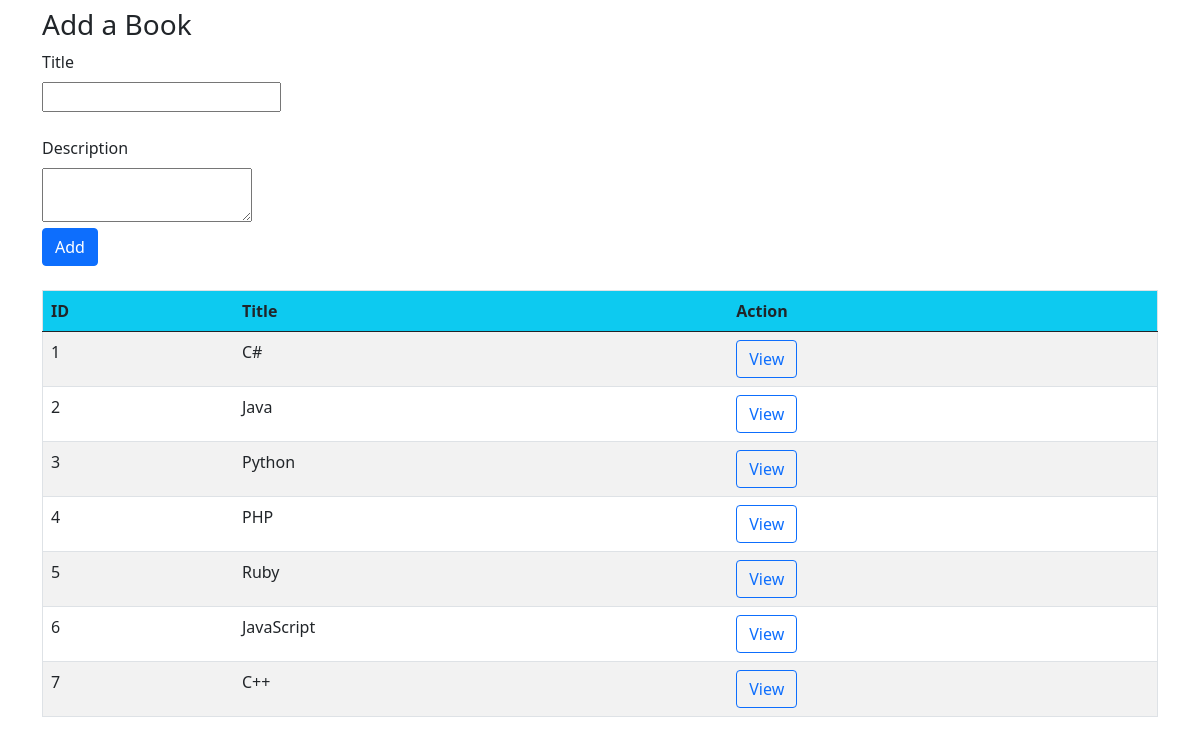
/books, run on the app's committed database.
### books_authors_app/models.py (models this page shows)
class Book(models.Model):
    title = models.CharField(max_length=255)
    desc = models.TextField()
    created_at = models.DateTimeField(auto_now_add=True)
    updated_at = models.DateTimeField(auto_now=True)

### books_authors_app/views.py (the view)
# urls.py: path('books', views.books_index),
def books_index(request):
    context = {
        "headings": ["ID", "Title", "Action"],
        "all_books": Book.objects.all(),
    }
    return render(request, 'books.html', context)

### books_authors_app/templates/books.html (shortened to what this page needs)
<!DOCTYPE html>
<html lang="en">
<head>
    <link href="https://cdn.jsdelivr.net/npm/bootstrap@5.0.0-beta2/dist/css/bootstrap.min.css" rel="stylesheet">
    {% load static %}
    <link rel="stylesheet" href="{% static 'css/style.css' %}">
</head>
<body>
    <div class="container mt-2">
        <h3>Add a Book</h3>
        <form action="/add_book"  method="post" class="form-group">
            <label for="title" class="form-label">Title</label>
            <br>
            <input type="text" name='title'>
            <br><br>
            <label for="description" class="form-label">Description</label>
            <br>
            <textarea class="textarea" name="desc" style="width: 210px"></textarea>
            <br>
            <input type="submit" class="btn btn-primary" value="Add">
        </form>
        <br>
        <table class="table border table-striped">
            <thead>
                <tr>
                    {% for heading in headings %}
                        <th class="bg-info" scope="col">{{heading}}</th>
                    {% endfor %}
                </tr>
            </thead>
            <tbody>
                {% for book in all_books %}
                <tr>
                    <td>{{book.id}}</td>
                    <td>{{book.title}}</td>
                    <td><a class="btn btn-outline-primary" href="/display_books/{{book.id}}">View</a></td>
                </tr>
                {% endfor %}
            </tbody>
        </table>
    </div>
</body>
</html>

### data on the page
Book: id "1", title "C#"
Book: id "2", title "Java"
Book: id "3", title "Python"
Book: id "4", title "PHP"
Book: id "5", title "Ruby"
Book: id "6", title "JavaScript"
Book: id "7", title "C++"

### other printed values
{{ heading }} "ID" "Title" "Action"
